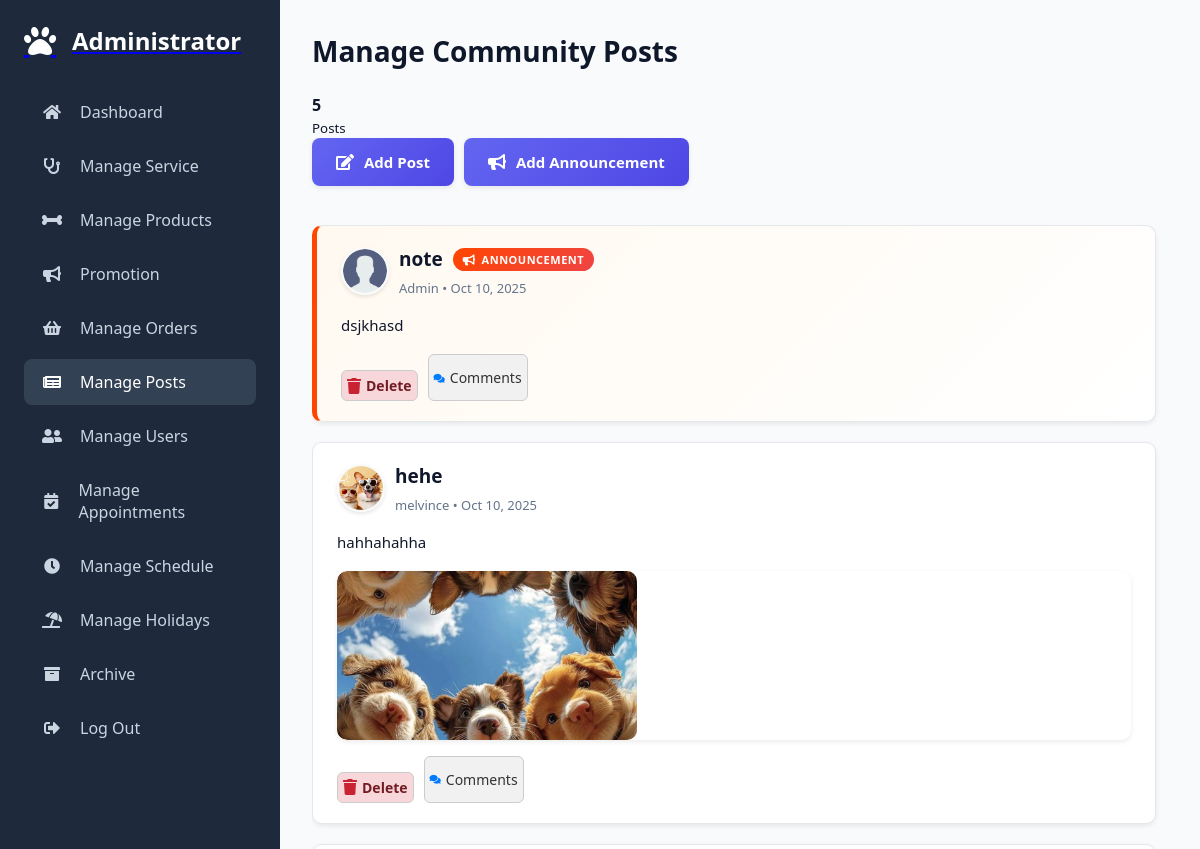
The page /admin/manage_post.php (signed in, upper part) on the database as committed earlier.
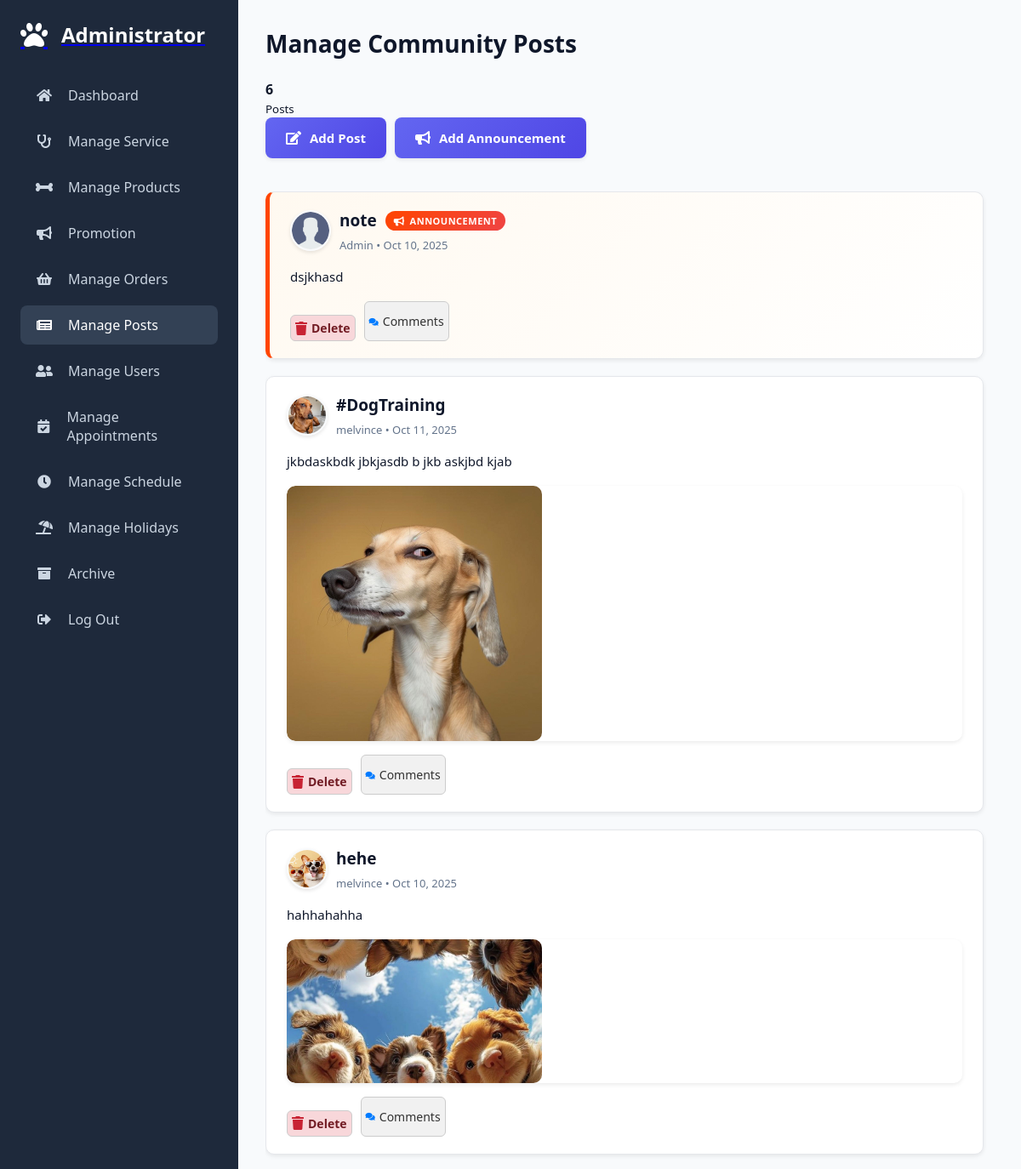
The same page on the database as committed later.
### tables this page shows
CREATE TABLE `community_posts` (
  `id` int(11) NOT NULL,
  `user_id` varchar(36) NOT NULL,
  `title` varchar(255) NOT NULL,
  `content` text NOT NULL,
  `image` varchar(255) DEFAULT NULL,
  `score` int(11) DEFAULT 0,
  `views` int(11) DEFAULT 0,
  `created_at` datetime DEFAULT current_timestamp(),
  `status` enum('active','deleted') NOT NULL DEFAULT 'active',
  `is_announcement` tinyint(1) NOT NULL DEFAULT 0,
  `is_admin_post` tinyint(1) NOT NULL DEFAULT 0,
  `poster_type` enum('user','admin') NOT NULL DEFAULT 'user'
);

### admin/manage_post.php (the view, shortened to what this page needs)
<?php
require_once '../components/auth_admin.php';
$stmt = $conn->prepare("
    SELECT
        p.*,
        CASE WHEN p.is_admin_post = 1 THEN 'Admin' ELSE COALESCE(u.name, 'Unknown') END AS author_name,
        CASE WHEN p.is_admin_post = 1 THEN '../uploads/user.png' ELSE COALESCE(u.profile_pic, '../uploads/user.png') END AS profile_pic,
        CASE WHEN p.is_admin_post = 1 THEN 'admin' ELSE 'user' END AS poster_type
    FROM community_posts p
    LEFT JOIN users u ON p.user_id = u.id
    ORDER BY p.is_announcement DESC, p.created_at DESC
");
$stmt->execute();
$posts = $stmt->fetchAll(PDO::FETCH_ASSOC);
$total_posts = count($posts);
?>
<!DOCTYPE html>
<html lang="en">
<head>
<link rel="stylesheet" href="../assets/css/admin/manage_post.css?v=<?php echo time(); ?>">
<link rel="stylesheet" href="../assets/css/admin/admin_header.css?v=<?php echo time(); ?>">
<link rel="stylesheet" href="https://cdnjs.cloudflare.com/ajax/libs/font-awesome/5.15.4/css/all.min.css">
</head>
<body>
<?php include '../components/admin_header.php'; ?>
<div class="admin-main">
    <h2> Manage Community Posts</h2>
    <div class="community-stats">
        <div><strong id="postCount"><?= $total_posts ?></strong><br><small>Posts</small></div>
    </div>
    <div class="btn-group" style="display:flex;gap:10px;margin-bottom:15px;">
        <button class="add-btn" id="openPostModal"><i class="fas fa-edit"></i> Add Post</button>
        <button class="add-btn" id="openAnnouncementModal"><i class="fas fa-bullhorn"></i> Add Announcement</button>
    </div>
    <div class="posts-container" id="postsContainer">
        <?php if (count($posts) > 0): ?>
            <?php foreach ($posts as $post): ?>
                <?php
                    if ($post['poster_type'] === 'admin' || empty($post['profile_pic'])) {
                        $profilePic = '../uploads/user.png';
                    } else {
                        $profilePic = '../uploads/' . $post['profile_pic'];
                    }
                ?>
                <div class="post-card <?= $post['is_announcement'] ? 'announcement-card' : '' ?>" id="post-<?= $post['id'] ?>">
                    <div class="post-header">
                        <div style="display:flex;align-items:center;gap:10px;">
                            <img src="<?= htmlspecialchars($profilePic) ?>?v=<?= time() ?>"
                                alt="Profile" style="width:40px;height:40px;border-radius:50%;object-fit:cover;">
                            <div>
                                <h3>
                                    <?= htmlspecialchars($post['title']); ?>
                                    <?php if ($post['is_announcement']): ?>
                                        <span class="announcement-badge"><i class="fas fa-bullhorn"></i> Announcement</span>
                                    <?php endif; ?>
                                </h3>
                                <span class="post-meta">
                                    <?= htmlspecialchars($post['author_name'] ?: 'Admin'); ?> • <?= date("M d, Y", strtotime($post['created_at'])); ?>
                                </span>
                            </div>
                        </div>
                    </div>
                    <p class="post-content"><?= nl2br(htmlspecialchars($post['content'])); ?></p>
                    <?php if (!empty($post['image'])): ?>
                        <div class="post-image">
                            <img src="../<?= htmlspecialchars($post['image']) ?>?v=<?= time() ?>" alt="Post image" style="max-width:300px;border-radius:8px;">
                        </div>
                    <?php endif; ?>
                    <div style="display:flex; gap: 10px; margin-top: 10px;">
                        <button class="delete-btn delete-post-btn" data-id="<?= $post['id']; ?>">
                            <i class="fas fa-trash"></i> Delete
                        </button>
                        <button class="toggle-comments-btn" data-id="<?= $post['id']; ?>">
                            <i class="fas fa-comments"></i> Comments
                        </button>
                    </div>
                </div>
            <?php endforeach; ?>
        <?php else: ?>
            <p class="no-posts">No posts found</p>
        <?php endif; ?>
    </div>
</div>
</body>
</html>

### components/admin_header.php
<div class="admin-sidebar" id="sidebar">
    <a href="dashboard.php" class="sidebar-header">
        <i class="fas fa-paw fa-2x" style="color: #fff;"></i>
        <h2>Administrator</h2>
    </a>
<nav>
    <a href="dashboard.php" class="nav-link <?= basename($_SERVER['PHP_SELF']) == 'dashboard.php' ? 'active' : '' ?>">
        <i class="fas fa-home"></i>
        <span>Dashboard</span>
    </a>
    <a href="manage_service.php" class="nav-link <?= basename($_SERVER['PHP_SELF']) == 'manage_service.php' ? 'active' : '' ?>">
        <i class="fas fa-stethoscope"></i>
        <span>Manage Service</span>
    </a>
    <a href="manage_products.php" class="nav-link <?= basename($_SERVER['PHP_SELF']) == 'manage_products.php' ? 'active' : '' ?>">
        <i class="fas fa-bone"></i>
        <span>Manage Products</span>
    </a>
    <a href="manage_promotion.php" class="nav-link <?= basename($_SERVER['PHP_SELF']) == 'manage_promotion.php' ? 'active' : '' ?>">
        <i class="fas fa-bullhorn"></i>
        <span>Promotion</span>
    </a>
    <a href="manage_orders.php" class="nav-link <?= basename($_SERVER['PHP_SELF']) == 'manage_orders.php' ? 'active' : '' ?>">
        <i class="fas fa-shopping-basket"></i>
        <span>Manage Orders</span>
    </a>
    <a href="manage_post.php" class="nav-link <?= basename($_SERVER['PHP_SELF']) == 'manage_post.php' ? 'active' : '' ?>">
        <i class="fas fa-newspaper"></i>
        <span>Manage Posts</span>
    </a>
    <a href="manage_users.php" class="nav-link <?= basename($_SERVER['PHP_SELF']) == 'manage_users.php' ? 'active' : '' ?>">
        <i class="fas fa-user-friends"></i>
        <span>Manage Users</span>
    </a>
    <a href="manage_appointments.php" class="nav-link <?= basename($_SERVER['PHP_SELF']) == 'manage_appointments.php' ? 'active' : '' ?>">
        <i class="fas fa-calendar-check"></i>
        <span>Manage Appointments</span>
    </a>
    <a href="manage_schedule.php" class="nav-link <?= basename($_SERVER['PHP_SELF']) == 'manage_schedule.php' ? 'active' : '' ?>">
        <i class="fas fa-clock"></i>
        <span>Manage Schedule</span>
    </a>
    <a href="manage_holidays.php" class="nav-link <?= basename($_SERVER['PHP_SELF']) == 'manage_holidays.php' ? 'active' : '' ?>">
        <i class="fas fa-umbrella-beach"></i>
        <span>Manage Holidays</span>
    </a>
    <a href="archive.php" class="nav-link <?= basename($_SERVER['PHP_SELF']) == 'archive_appointments.php' ? 'active' : '' ?>">
        <i class="fas fa-archive"></i>
        <span>Archive</span>
    </a>
    <a href="../components/admin_logout.php" class="nav-link" onclick="return confirm('Logout from this website?');">
        <i class="fas fa-sign-out-alt"></i>
        <span>Log Out</span>
    </a>
</nav>
</div>

### assets/css/admin/manage_post.css (style rules this page uses)
:root { --primary-color: #6366f1; --secondary-color: #4f46e5; --dark-bg: #1e293b; --light-bg: #f8fafc; --text-dark: #0f172a; --text-light: #64748b; --card-bg: #ffffff; --border-radius: 10px; --transition: all 0.3s ease; --reddit-orange: #ff4500; --reddit-blue: #0079d3; --reddit-gray: #878a8c; --reddit-light-gray: #f6f7f8; --reddit-dark: #1c1c1c; --reddit-hover: #f8f9fa; --reddit-border: #ccc; --shadow: 0 2px 5px rgba(0, 0, 0, 0.08); --shadow-hover: 0 4px 12px rgba(0, 0, 0, 0.15); --danger-color: #ef4444; --danger-hover: #dc2626; --success-color: #10b981; --success-hover: #059669; }
body { overflow-y: hidden; }
.admin-main { max-width: 1200px; margin: 0rem auto 2rem; padding: 0 2rem; }
.admin-main h2 { font-size: 28px; font-weight: 700; color: var(--text-dark); margin-bottom: 24px; display: flex; align-items: center; gap: 12px; }
.add-btn { background: linear-gradient(135deg, var(--primary-color), var(--secondary-color)); color: #fff; padding: 14px 24px; border: none; border-radius: 8px; font-size: 15px; font-weight: 600; cursor: pointer; margin-bottom: 24px; transition: var(--transition); box-shadow: var(--shadow); display: inline-flex; align-items: center; gap: 10px; }
.add-btn i { font-size: 16px; }
.posts-container { max-height: 75vh; overflow-y: auto; padding-right: 12px; display: flex; flex-direction: column; gap: 20px; scrollbar-width: thin; scrollbar-color: var(--secondary-color) var(--light-bg); }
.post-card { background: var(--card-bg); border-radius: var(--border-radius); padding: 20px 24px; box-shadow: var(--shadow); transition: var(--transition); border: 1px solid #e5e7eb; position: relative; }
.post-header { display: flex; align-items: flex-start; justify-content: space-between; margin-bottom: 14px; gap: 16px; }
.post-header h3 { font-size: 19px; font-weight: 600; margin: 0 0 6px 0; color: var(--text-dark); line-height: 1.4; display: flex; align-items: center; gap: 10px; flex-wrap: wrap; }
.post-meta { color: var(--text-light); font-size: 13px; display: flex; align-items: center; gap: 8px; }
.post-header img { width: 48px !important; height: 48px !important; border-radius: 50% !important; object-fit: cover !important; border: 2px solid var(--light-bg); box-shadow: 0 2px 4px rgba(0,0,0,0.1); }
.announcement-badge { background: linear-gradient(135deg, var(--reddit-orange), var(--danger-color)); color: #fff; font-size: 11px; font-weight: 700; padding: 4px 10px; border-radius: 12px; display: inline-flex; align-items: center; gap: 6px; text-transform: uppercase; letter-spacing: 0.5px; animation: pulse 2s infinite; }
.announcement-card { border-left: 5px solid var(--reddit-orange); background: linear-gradient(135deg, #fff9f0 0%, #ffffff 100%); }
.post-content { margin: 16px 0; color: var(--text-dark); font-size: 15px; line-height: 1.7; white-space: pre-wrap; word-wrap: break-word; overflow-wrap: break-word; }
.post-image { margin: 16px 0; border-radius: 10px; overflow: hidden; box-shadow: var(--shadow); }
.post-image img { width: 100%; max-width: 400px; max-height: 480px; object-fit: cover; display: block; border-radius: 10px !important; transition: transform 0.4s ease; }
.delete-btn { background: var(--danger-color); color: #fff; border: none; padding: 10px 18px; border-radius: 6px; cursor: pointer; font-size: 14px; font-weight: 600; margin-top: 16px; transition: var(--transition); display: inline-flex; align-items: center; gap: 8px; }
.delete-btn i { font-size: 13px; }

### admin/manage_post.php (style rules this page uses)
.post-card button { display: inline-flex; align-items: center; gap: 5px; padding: 5px 5px; font-size: 14px; border: 1px solid #ccc; border-radius: 6px; cursor: pointer; transition: all 0.2s ease; }
.toggle-comments-btn { background-color: #f1f1f1; color: #333; padding: 3px 8px; font-size: 4px; border-radius: 5px; gap: 3px; }
.toggle-comments-btn i { color: #007bff; font-size: 10px; }
.delete-post-btn { background-color: #f8d7da; color: #721c24; }
.delete-post-btn i { color: #c82333; font-size: 16px; }

Rows that differ between the two databases and show on the page:
added community_posts: shows a picture, title "#DogTraining", author_name "melvince", created_at "Oct 11, 2025", content "jkbdaskbdk jbkjasdb b jkb askjbd kjab", image (picture)
Other text that changed with them:
$total_posts: "5" → "6"
